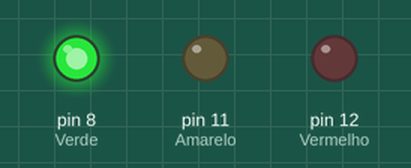
Simulated run of this sketch. Board: Arduino Uno, built with avr-gcc and run on an emulated ATmega328P. Parts: output pins drawn as LEDs (lit = HIGH). What the sketch prints to the serial monitor is not drawn.

Above: at 10.0 s.
At 23.3 s:
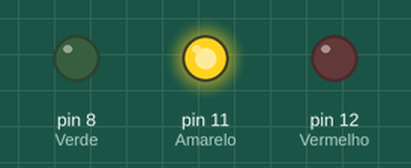
At 36.6 s:
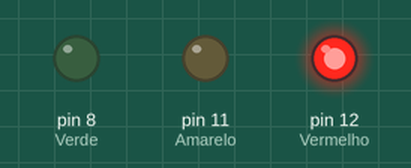
Timing chart, 0 to 60.7 s (numbered marks = the images above):
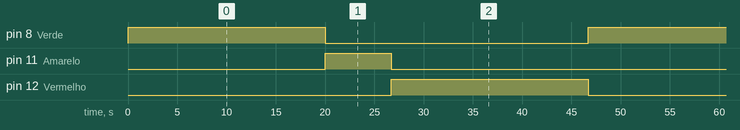

The sketch:

arduinoC.ino
```cpp
int tempo = 20000; // começa no modo lento

void setup() {
  pinMode(8, OUTPUT);   // Verde
  pinMode(11, OUTPUT);  // Amarelo
  pinMode(12, OUTPUT);  // Vermelho

  Serial.begin(9600);

  Serial.println("Controle do Semaforo");
  Serial.println("Digite:");
  Serial.println("1 = Lento (20s)");
  Serial.println("2 = Medio (15s)");
  Serial.println("3 = Rapido (10s)");
}

int verifica() {

  // VERIFICA SE DIGITOU ALGO NO MONITOR SERIAL
  if (Serial.available() > 0) {
    char modo = Serial.read();

    if (modo == '1') {
      tempo = 20000;
      Serial.println("Modo LENTO ativado");
    }

    if (modo == '2') {
      tempo = 15000;
      Serial.println("Modo MEDIO ativado");
    }

    if (modo == '3') {
      tempo = 10000;
      Serial.println("Modo RAPIDO ativado");
    }
  }

  return tempo;

}

void loop() {

  Serial.println(verifica());

  // VERDE
  digitalWrite(8, HIGH);
  delay(verifica());
  digitalWrite(8, LOW);

  // AMARELO
  digitalWrite(11, HIGH);
  delay(verifica() / 3);
  digitalWrite(11, LOW);

  // VERMELHO
  digitalWrite(12, HIGH);
  delay(verifica());
  digitalWrite(12, LOW);

}
```

Measured:
- by itself, pin 8 (Verde), pin 12 (Vermelho): alternates HIGH for 20.0 s and LOW for 26.7 s
- by itself, pin 11 (Amarelo): alternates HIGH for 6.7 s and LOW for 40.0 s
- by itself, everything shown: repeats every 46.7 s, in 4 steps
